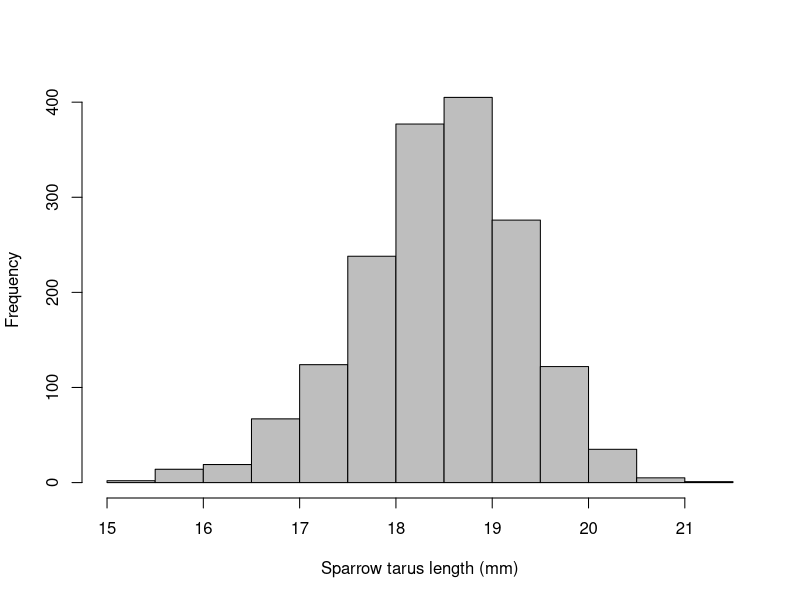
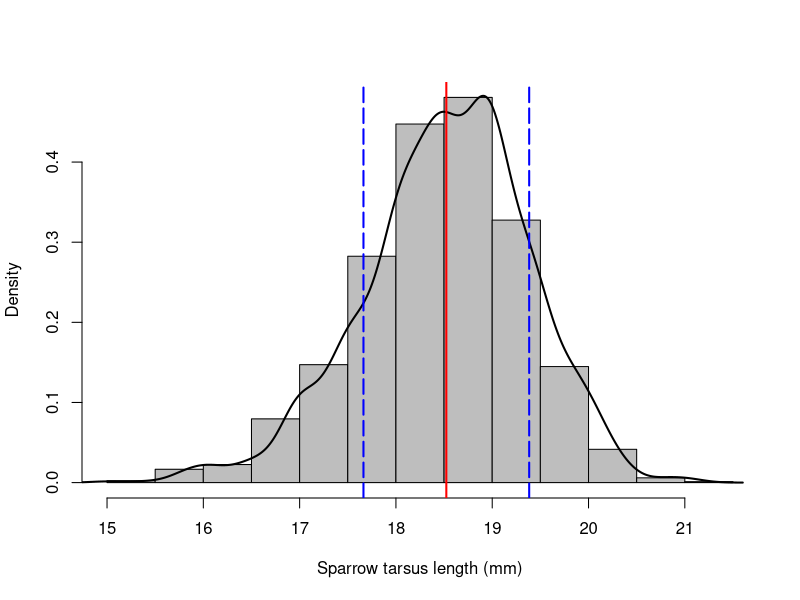
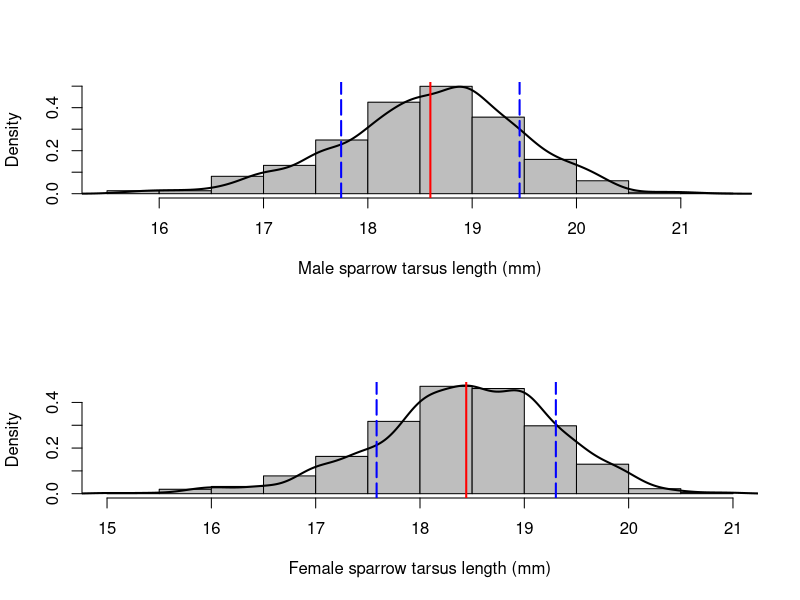
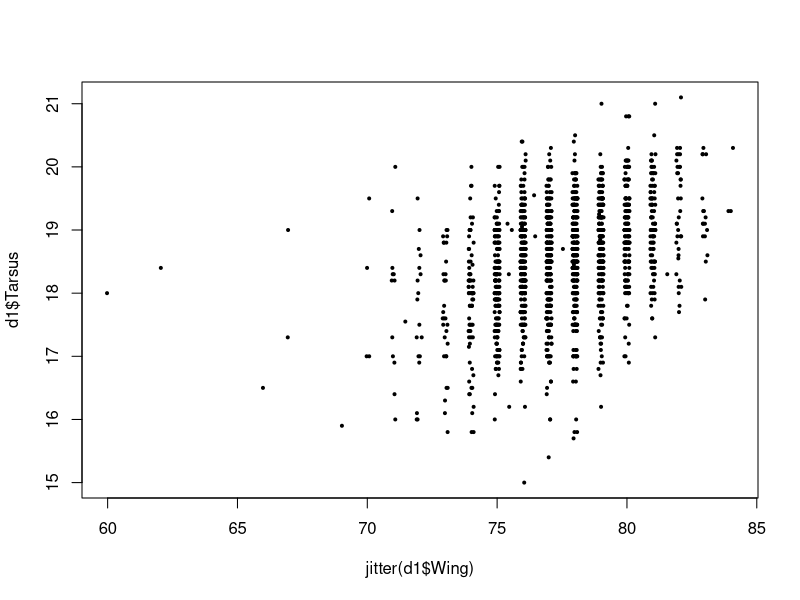
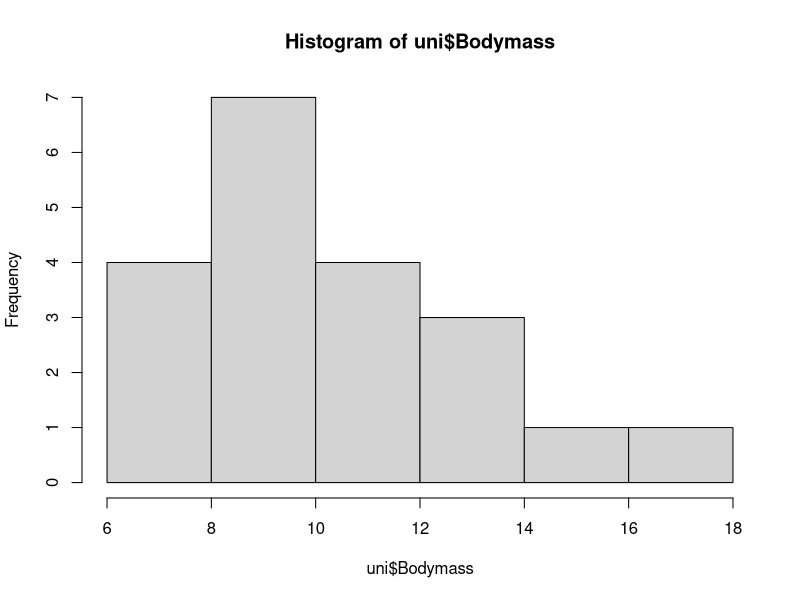
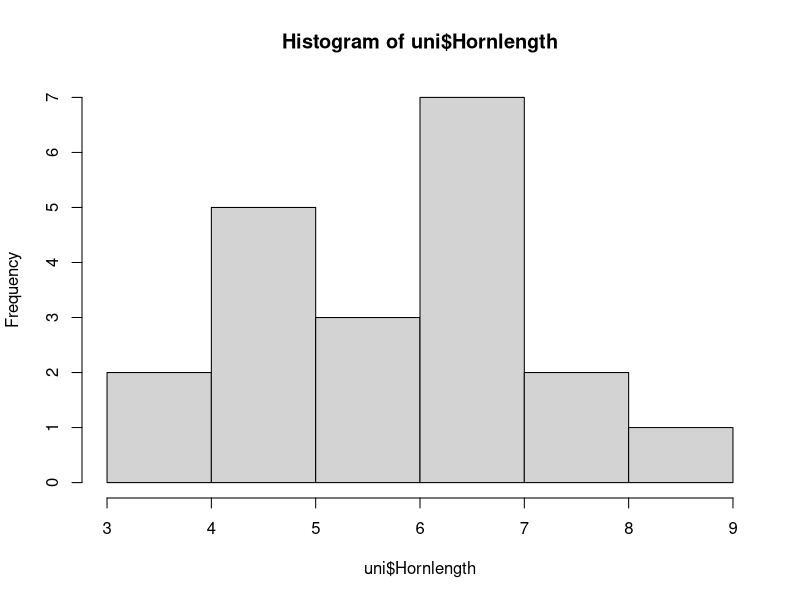
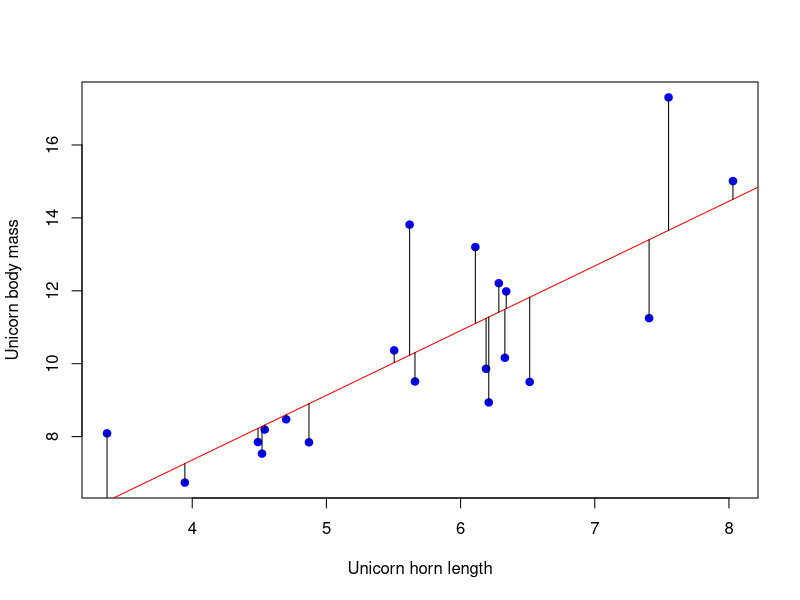
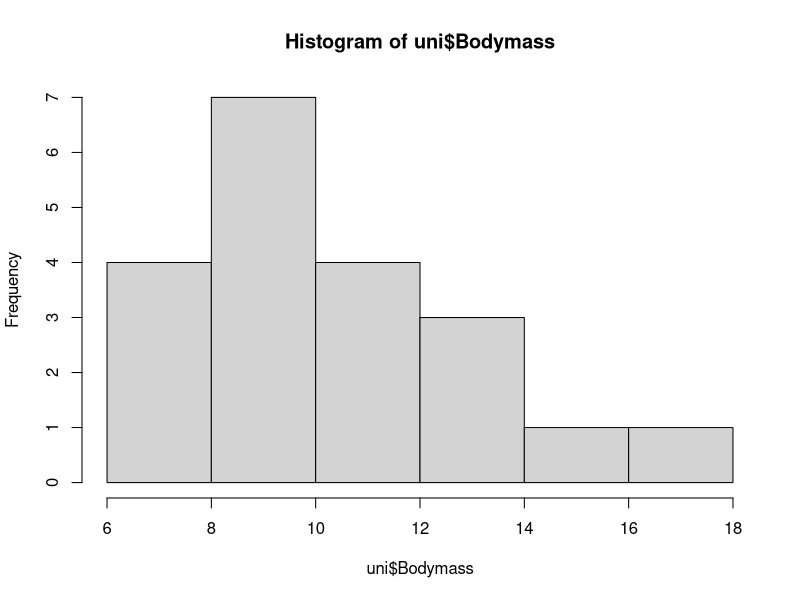

Write R code to recreate these figures, in order. (Note: this script raises an error after producing the figures.)
#!/usr/bin/Rscript
# Author - Jacob Griffiths, jacob.griffiths18@imperial.ac.uk
# Date - Jan 2019

rm(list=ls())
graphics.off()

# Read-in and inspect data
d <- read.table("../Data/SparrowSize.txt", header=TRUE)
str(d)
names(d)
head(d)

# Centrality and spread
par(mfrow=c(1,1))
hist(d$Tarsus, main="", xlab="Sparrow tarus length (mm)", col="grey")
mean(d$Tarsus, na.rm=TRUE) #18.52
var(d$Tarsus, na.rm=TRUE) #0.74
sd(d$Tarsus, na.rm=TRUE) #0.86
graphics.off()

# Remember 1 standard deviation = where 68.2% of the data lies

# Plotting probability density
par(mfrow=c(1,1))
hist(d$Tarsus, main="", xlab="Sparrow tarsus length (mm)", col="grey", prob=TRUE) # this argument tells R to plot density instead of frequency, you can see that on the y-axis 	
lines(density(d$Tarsus,na.rm=TRUE), lwd = 2)  # density plot 	
abline(v = mean(d$Tarsus, na.rm = TRUE), col = "red",lwd = 2) #vertical line mean	
abline(v = mean(d$Tarsus, na.rm = TRUE)-sd(d$Tarsus, na.rm = TRUE), col = "blue",lwd = 2, lty=5) #lower sd bound
abline(v = mean(d$Tarsus, na.rm = TRUE)+sd(d$Tarsus, na.rm = TRUE), col = "blue",lwd = 2, lty=5) #upper sd bound
graphics.off()

# There seems to be a slight divergence into two peaks, possibly because of sexual dimorphism 
# in tarsus length, this would be a goo avenue of further analysis
t.test(d$Tarsus~d$Sex) # p = 0.0002 (very significant) but equates to 0.14mm, could be type 2 error

par(mfrow=c(2,1)) 	
hist(d$Tarsus[d$Sex==1], main="", xlab="Male sparrow tarsus length (mm)", col="grey", prob=TRUE)
lines(density(d$Tarsus[d$Sex==1],na.rm=TRUE), lwd = 2) 	
abline(v = mean(d$Tarsus[d$Sex==1], na.rm = TRUE), col = "red",lwd = 2) 	
abline(v = mean(d$Tarsus[d$Sex==1], na.rm = TRUE)-sd(d$Tarsus[d$Sex==1], na.rm = TRUE), col = "blue",lwd = 2, lty=5) 	
abline(v = mean(d$Tarsus[d$Sex==1], na.rm = TRUE)+sd(d$Tarsus[d$Sex==1], na.rm = TRUE), col = "blue",lwd = 2, lty=5) 	

hist(d$Tarsus[d$Sex==0], main="", xlab="Female sparrow tarsus length (mm)", col="grey", prob=TRUE) 	
lines(density(d$Tarsus[d$Sex==0],na.rm=TRUE), lwd = 2) 	
abline(v = mean(d$Tarsus[d$Sex==0], na.rm = TRUE), col = "red",lwd = 2) 	
abline(v = mean(d$Tarsus[d$Sex==0], na.rm = TRUE)-sd(d$Tarsus[d$Sex==0], na.rm = TRUE), col = "blue",lwd = 2, lty=5) 	
abline(v = mean(d$Tarsus[d$Sex==0], na.rm = TRUE)+sd(d$Tarsus[d$Sex==0], na.rm = TRUE), col = "blue",lwd = 2, lty=5) 
graphics.off() 	
# the slight peak split still appears in the female graph so gender may not be the whole explanation
# This could be because un-molted males can be mistaken for females or perhaps instrumental error


##### Variance ####
# Variance is the sum of the squared deviations from the mean, over the sample size minus 1
# If two independent variables are summed, the variance of that summed variable is equal to
# the sum of the variance of each individual variable (ADDITIVE)
d1<-subset(d, d$Tarsus!="NA") 	
d1<-subset(d1, d1$Wing!="NA") 	
sumz<-var(d1$Tarsus)+var(d1$Wing) #variance then add
test<-var(d1$Tarsus+d1$Wing) 	#add then variance
sumz 	#6.58
test #8.17, they're not equal! Maybe the variables are not independent

plot(jitter(d1$Wing),d1$Tarsus, pch=19, cex=0.4)
graphics.off()
# Clearly shows a relationship so they're not independent
# The solution here is to take the covariance into account
# Variance(tarsus + wing) = variance(tarsus) + variance(wing) + 2COVariance(tarsus + wing)

cov(d1$Tarsus,d1$Wing) 	#0.80
sumz<-var(d1$Tarsus)+var(d1$Wing)+2*cov(d1$Tarsus,d1$Wing) 	
test<-var(d1$Tarsus+d1$Wing) 	
sumz 	#8.18
test  #8.18, it works!
#This holds even if the variables are independent seeing as 2 x 0 is 0
# If two variables are collinear they are not independent


#### Linear models ####
uni<-read.table("../Data/RUnicorns.txt", header=T) 	
str(uni) 	
head(uni)
mean(uni$Bodymass) 	#10.39
sd(uni$Bodymass) 	#2.79
var(uni$Bodymass) 	#7.77
hist(uni$Bodymass)
mean(uni$Hornlength) #5.71
sd(uni$Hornlength)  #1.23
var(uni$Hornlength) #1.51
hist(uni$Hornlength)

# Model fitting
par(mfrow=c(1,1))
plot(uni$Bodymass~uni$Hornlength, pch=19, xlab="Unicorn horn length", ylab="Unicorn body mass", col="blue") 	
mod<-lm(uni$Bodymass~uni$Hornlength) 	#make model
abline(mod, col="red") 	#add model line
res <- signif(residuals(mod), 5) 	#signif rounds number to 5 in this case
pre <- predict(mod) 	
segments(uni$Hornlength, uni$Bodymass, uni$Hornlength, pre, col="black") 	#residual lines
graphics.off()

# We can add all covariates and fixed factors that account for variation then test which
# ones account for the most variation
hist(uni$Bodymass) 	#left-skewed normal
hist(uni$Hornlength) #semi-normal	but may be two peaks
hist(uni$Height) 	#not that normal

# What about collinearity?
cor.test(uni$Hornlength,uni$Height) #not much correlation
par(mfrow=c(1,1))
boxplot(uni$Bodymass~uni$Gender, ylab="Body mass")
graphics.off()
# females seem to be heavier and have greater variance, possibly due to pregnancy

par(mfrow=c(1,2)) 	
boxplot(uni$Bodymass~uni$Pregnant, xlab="Pregnant", ylab="Body mass") 
plot(uni$Hornlength[uni$Pregnant==0],uni$Bodymass[uni$Pregnant==0], pch=19, xlab="Horn length", ylab="Body mass", xlim=c(2,10), ylim=c(6,19)) 	
points(uni$Hornlength[uni$Pregnant==1],uni$Bodymass[uni$Pregnant==1], pch=19, col="red") 	
graphics.off()

par(mfrow=c(1,1)) 	
plot(uni$Hornlength[uni$Gender=="Female"],uni$Bodymass[uni$Gender=="Female"], pch=19, xlab="Horn length", ylab="Body mass", xlim=c(2,10), ylim=c(6,19)) 	
points(uni$Hornlength[uni$Gender=="Male"],uni$Bodymass[uni$Gender=="Male"],pch=19, col="red") 	
points(uni$Hornlength[uni$Gender=="Undecided"],uni$Bodymass[uni$Gender=="Undecided"],pch=19, col="green") 	
graphics.off()
# so gender and glizz are factors, lets make a model

# Running a model on multiple covariants
FullModel<-lm(uni$Bodymass~uni$Hornlength+uni$Gender+uni$Pregnant+uni$Glizz) 	
summary(FullModel) #fairly inconclusive

# Removing pregnancy as a factor as this is only relevant to females
u1<-subset(uni, uni$Pregnant==0) 	
FullModel<-lm(u1$Bodymass~u1$Hornlength+u1$Gender+u1$Glizz) 	
summary(FullModel) #better, but appears gender isn't necessary either

ReducedModel<-lm(u1$Bodymass~u1$Hornlength+u1$Glizz) 	
summary(ReducedModel) #both show p values less than 0.05

# Lets plot the reduced model
plot(u1$Hornlength[u1$Glizz==0],u1$Bodymass[u1$Glizz==0], pch=19, xlab="Hornlength", ylab="Body mass", xlim=c(2,10), ylim=c(6,19)) 	
points(u1$Hornlength[u1$Glizz==1],u1$Bodymass[u1$Glizz==1], pch=19, col="red") 	
abline(ReducedModel) #throws out a warning
# It only plots for the first two of three coefficients, so it didn't plot for Glizz

# Lets plot for Glizz instead
ModForPlot <- lm(u1$Bodymass ~ u1$Hornlength)
summary(ModForPlot)

plot(u1$Hornlength[u1$Glizz==0],u1$Bodymass[u1$Glizz==0], pch=19, xlab="Hornlength", ylab="Body mass", xlim=c(2,10), ylim=c(6,19)) 	
points(u1$Hornlength[u1$Glizz==1],u1$Bodymass[u1$Glizz==1], pch=19, col="red") 	
abline(ModForPlot) 	

# So, some variation in body mass is caused by pregnancy but this has been excluded as we are not
# interested in that for the time being. Some of the variation is caused by investment in Glizz (ornaments)
# Statistically, a lot of the variation can be explained by Glizz.
# The R^2 value for ModForPlot is 0.46 which indicates 46% of the variation is explained by horn length.
# The R^2 value of ReducedMod suggests 61% of the variation can be explained by both horn length AND glizz
# So we know glizz accounts for something, but how much? is it 61-46 = 15%?
# If Horn length and glizz are independent we could explain this (ADDITIVE variance)
# So lets check this:
boxplot(u1$Hornlength ~ u1$Glizz)
t.test(u1$Hornlength ~ u1$Glizz) #significant

# So while it seems unicorns with longer horns are more likely to wear Glizz, its not the cleanest
# relationship. It seems the variances differ betweens the groups, but the difference is significant.
# As the variables are not independent we cannot use the difference in R^2 to account for the 
# difference in variance. 
plot(ReducedModel) #Points 14, 6, and 12 seem odd
View(u1) #They don't seem that unusual, must be natural variation
# The sample size (and statistical power) is small so this doesn't
# However, we can be fairly confident is saying both glizz and horn length are positively
# associated with body mass. We'd also report the association between glizz and horn length
# We'd provide the plot where we indicate glizz with colored dots and the
# regression line from the reduced model
plot(u1$Hornlength[u1$Glizz==0],u1$Bodymass[u1$Glizz==0], pch=19, xlab="Hornlength", ylab="Body mass", xlim=c(3,8), ylim=c(6,15)) 	
points(u1$Hornlength[u1$Glizz==1],u1$Bodymass[u1$Glizz==1], pch=19, col="red") 	
abline(ReducedModel) 	

# Would need to include a legend explaining dot colour and where the regression line comes from
# Would also present a table with model in
# State regression line is from estiamte of horn length in this table
# Then in discussion, outline glizz accounts for some variation in body mass
# but representing it as a simple bimodal 'blizz or not' is probably not a good/true
# representation of this trait.
# It may be useful going forward to estimate the mass of the glizz so we can better account for it
# Would also discuss the association between horn length and glizz and this may
# indicate a phenomenon that needs to be investigated further


#### Linear models - interpretation of interactions ####
#### Two-level fixed factor and continuous variable ####

rm(list=ls())

dat <- read.table("../Data/data.txt", header=TRUE)
head(dat)
str(dat)

# This is fictional data about species richness of arthropods in grasslands. 
# Some grasslands have high diversity (up to 60 species), while others are very low (1 species)
# Half of samples were farmed with conventional measures and the other half was organic
# Question - effect of fertiliser on species richness
# Hypothesis - increasing amounts of fertilizer lead to lowers species richness

# We know organic grassland probably has higher diversity so we add it as a fixed factor to the model
# We also assume amount of fertiliser affects conventional grassland and organic grassland differently
# Specifically, we expect fertilisers might affect organic grasslands less
# Therefore, we add an interaction to the model

fullmodel <- (lm(species_richness ~ fertilizer * method, data=dat))
summary(fullmodel) #significant reaction

# First, for conventional grassland, we can interpret directly because the reference level
# of the fixed factor (method) is conventional (the level that is NOT mentioned here)
# Per unit fertiliser more applied, we find 0.78 fewer species
# In organic, there are 1.19 more species (parameter estimate of the fixed factor for the level organic)
# The interaction tells us that in organic grassland, per unit fertiliser,
# there is 0.81 more species, IN ADDITION to the other effect
# Lets examine the formula:
# yi = bintercept + bfertilizerxi + bmethodxi + bmethodbfertilizerxi + ei
# Its clear what to plug in for fertiliser, but what about method?
# When a model is run in R with a categorical variable it is recoded into
# 0 and 1, in alphanumeric order (first = 0, next = 1)
# In this example, conventional = 0, organic = 1.
# So if method is 0 we can estimate expected values for conventional methods
# and if we plug in 1 we calculate for organic
# Then it needs to be ADDED to the first bit
# So to interpret an interaction term for another level, you have to
# ADD its parameter estimate to the slope of the main effect
# In this case thats 0.78 + 0.81 which is 0.03
# So with every unit of fertiliser more the species richness increases by 0.03
# This is a very positive relationship and significant
# However, the standard error is 0.1 so the effect size (0.03) is much smaller
# so we cannot conclude there is a significant effect in the organic grassland

plot(dat$species_richness[dat$method=="conventional"]~dat$fertilizer[dat$method=="conventional"], pch=16, xlim=c(0,50),ylim=c(0,70), col="grey", ylab="Species richness", xlab="Fertilizer(units)") 	
points(dat$fertilizer[dat$method=="organic"],dat$species_richness[dat$method=="organic"], pch=16, col="black") 	
# So clearly a difference
plot(fullmodel)


#### Linear models - interpretation of interactions ####
#### Three-level fixed factor and continuous variable ####

rm(list=ls()) 	

d<-read.table("../Data/Three-way-Unicorn.txt", header=TRUE) 	
str(d)
names(d)
head(d)

# Going to see if relationship between horn length and bodymass is different between the genders
# Hypothesis - only fat unicorns can grow a long horn
# hornlength = response, body mass = explanatory
# Unicorns have 3 genders, so analysis with three-level factor and continuous explanatory variable
mean(d$Bodymass) #86.22
sd(d$Bodymass) #5.30
var(d$Bodymass) #28.09

par(mfrow=c(1,2))
hist(d$Bodymass, main="")

mean(d$HornLength) #9.06
sd(d$HornLength) #3.00
var(d$HornLength) #8.99
hist(d$HornLength, main="")

# So, response is hornlength, bodymass is explanatory covariate and gender is our three-level fixed factor
dev.off() 	
plot(d$HornLength[d$Gender=="male"]~d$Bodymass[d$Gender=="male"], xlim=c(70,100),ylim=c(0,18), pch=19, xlab="Bodymass (kg)", ylab="Hornlength (cm)") 	
points(d$Bodymass[d$Gender=="female"],d$HornLength[d$Gender=="female"], col="red", pch=19) 	
points(d$Bodymass[d$Gender=="not_sure"],d$HornLength[d$Gender=="not_sure"], col="green", pch=19) 	

# Appears to be different means (mainly in bodymass), and different slope in males
# than in both females and undecided unicorns
mod<-lm(HornLength~Gender*Bodymass, data=d) 	
summary(mod)
# So, intercept doesn't tell us much as the data hasn't been standardised
# Female is reference category
# Interaction between male and bodymass is significant
# This means the difference between male slope and female slope (bodymass, 0.63)
# is statistically significant from zero
# Interaction for third gender is not significant but is close
# Hornlength(females) = -42.31 + 0.63*Bodymass









